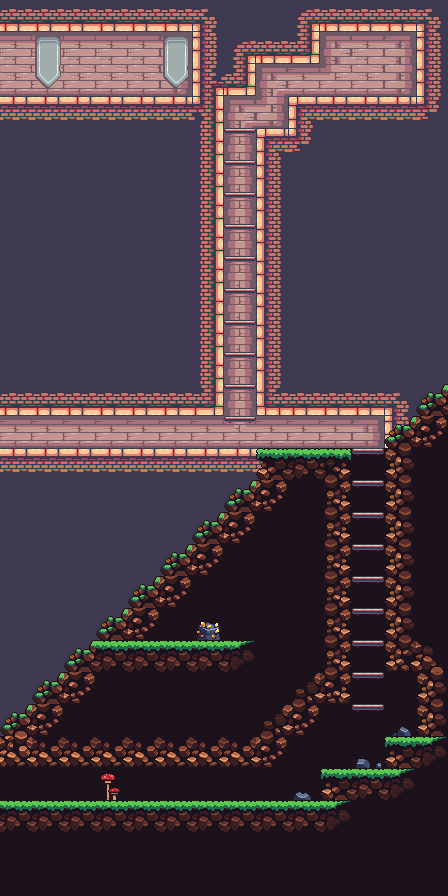

A 2D game scene composited from a Tiled map and its tileset images. What follows is a short description and the map's XML, with each tile layer's data collapsed to a summary:
An orthogonal 14x28 tile map with 32x32 px tiles, 5 tile layers (background0, background1, walls, floors, ...), 3 tilesets and 9 objects (spawn, 15_climb_upper, 99_dead_end, 12_secret_underpass_2, 11_secret_pass_2, ...).

<map version="1.5" tiledversion="1.7.2" orientation="orthogonal" renderorder="right-down" width="14" height="28" tilewidth="32" tileheight="32" infinite="0" nextlayerid="12" nextobjectid="10">
 <tileset firstgid="1" source="outdoor.tsx" />
 <tileset firstgid="181" source="terrain.tsx" />
 <tileset firstgid="428" source="decorations.tsx" />
 <layer id="1" name="background0" width="14" height="28">
  <data>[392 cells, 323 non-empty, 16 distinct tile ids]</data>
 </layer>
 <layer id="11" name="background1" width="14" height="28">
  <data>[392 cells, 22 non-empty, 5 distinct tile ids]</data>
 </layer>
 <layer id="2" name="walls" width="14" height="28">
  <data>[392 cells, 118 non-empty, 26 distinct tile ids]</data>
 </layer>
 <layer id="3" name="floors" width="14" height="28">
  <data>[392 cells, 60 non-empty, 9 distinct tile ids]</data>
 </layer>
 <layer id="4" name="decorations" width="14" height="28">
  <data>[392 cells, 9 non-empty, 7 distinct tile ids]</data>
 </layer>
 <objectgroup id="5" name="spawn">
  <object id="7" name="spawn" x="7.851" y="753.642" width="78" height="58" />
 </objectgroup>
 <objectgroup id="6" name="boxes">
  <object id="5" x="167.187" y="78.7896" width="22" height="16" />
  <object id="6" x="166.419" y="61.1244" width="22" height="16" />
 </objectgroup>
 <objectgroup id="7" name="bombs" />
 <objectgroup id="8" name="doors">
  <object id="3" type="15_climb_upper" x="346" y="40" width="46" height="56" />
  <object id="8" type="99_dead_end" x="90" y="40" width="46" height="56" />
 </objectgroup>
 <objectgroup id="10" name="invisible_doors">
  <object id="1" type="12_secret_underpass_2" x="5" y="768" width="1" height="32" />
  <object id="2" type="11_secret_pass_2" x="5" y="416" width="1" height="32" />
  <object id="9" type="xx_easter_egg" x="5" y="32" width="1" height="64" />
 </objectgroup>
 <objectgroup id="9" name="enemies">
  <object id="4" type="patrol pig" x="369.206" y="63.1581">
   <point />
  </object>
 </objectgroup>
</map>
